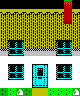

A level layout from a 2D game, rendered from its tile map. Below: a short description, then the map file with its tile-grid data intact:
An orthogonal 10x12 tile map with 8x8 px tiles, 1 tile layer (rural-house-1).

<map version="1.8" tiledversion="1.8.4" orientation="orthogonal" renderorder="right-down" width="10" height="12" tilewidth="8" tileheight="8" infinite="0" nextlayerid="2" nextobjectid="1">
 <tileset firstgid="1" source="../tileset/tileset.tsx" />
 <layer id="1" name="rural-house-1" width="10" height="12">
  <data encoding="csv">
1,1,1,1,1,1,1,1,26,1,
165,165,165,165,165,165,165,165,3,165,
163,163,163,163,163,163,163,163,61,163,
163,163,163,163,163,163,163,163,163,163,
163,163,163,163,163,163,163,163,163,163,
163,169,170,163,163,163,163,169,170,163,
57,185,186,57,57,57,57,185,186,57,
16,16,16,16,16,16,16,16,16,16,
16,169,170,16,127,128,16,169,170,16,
16,185,186,16,143,144,16,185,186,16,
16,16,16,16,159,160,16,16,16,16,
43,42,153,43,7,7,42,42,42,153
</data>
 </layer>
</map>
